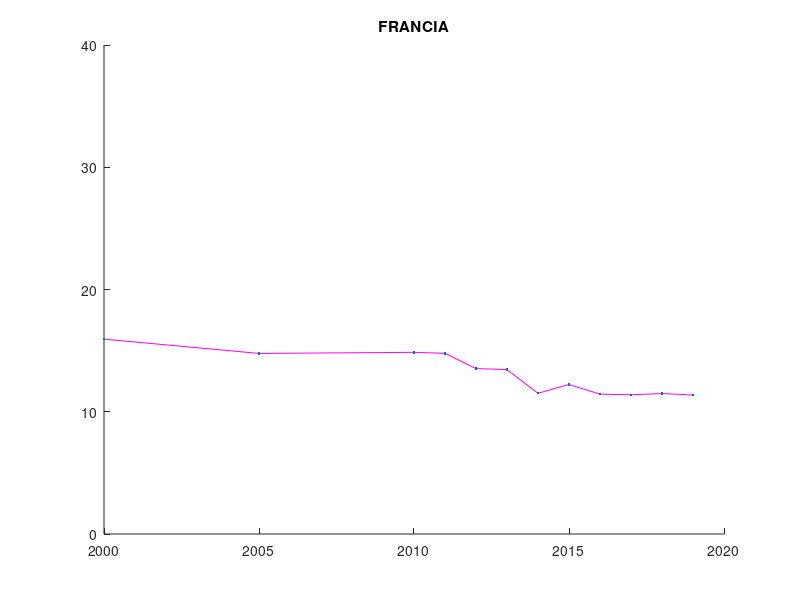

MATLAB code to generate this figure:
x = [2000 2005 2010 2011 2012 2013 2014 2015 2016 2017 2018 2019];
y = [15.94	14.77	14.86	14.78	13.53	13.45	11.51	12.23	11.44	11.39	11.49	11.37];
ylim([0 40])

title('FRANCIA')
hold on
plot(x,y,'m')
plot(x,y,'.')